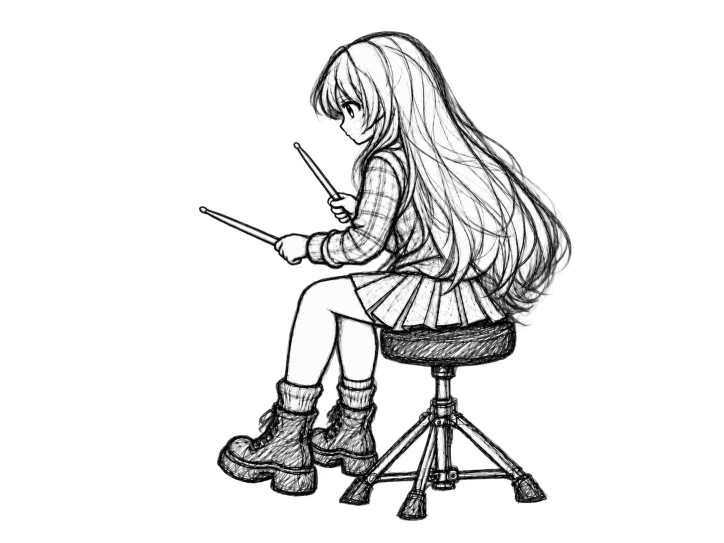
#> input picture character-assets/layers/character/base/neutral.png, 1448 x 1086 px (shown at 1/2 size)
$ python refine_front_m004_v2.py
#> lines starting #> are read from the running program, lines starting #| are printed output that depends on the picture; pictures that were not available may be replaced by others from this repository, and a replacement may not be noted
#!/usr/bin/env python3
import json, hashlib
from pathlib import Path
import numpy as np
from PIL import Image, ImageDraw

ROOT=Path(__file__).resolve().parents[2]
AUTO=ROOT/"character-assets/edit-workspaces/motion-repair-20260920/auto"
OUT=ROOT/"character-assets/edit-workspaces/motion-repair-20260920/front-m004-v2"
OUT.mkdir(parents=True,exist_ok=True)
neutral=Image.open(ROOT/"character-assets/layers/character/base/neutral.png").convert("RGBA")
#> neutral is the input picture: PIL image 1448x1086 RGBA; mean R, G, B, A 32.8, 32.7, 32.7, 53.4
drum=Image.open(ROOT/"character-assets/layers/drum/drum_base.png").convert("RGBA")
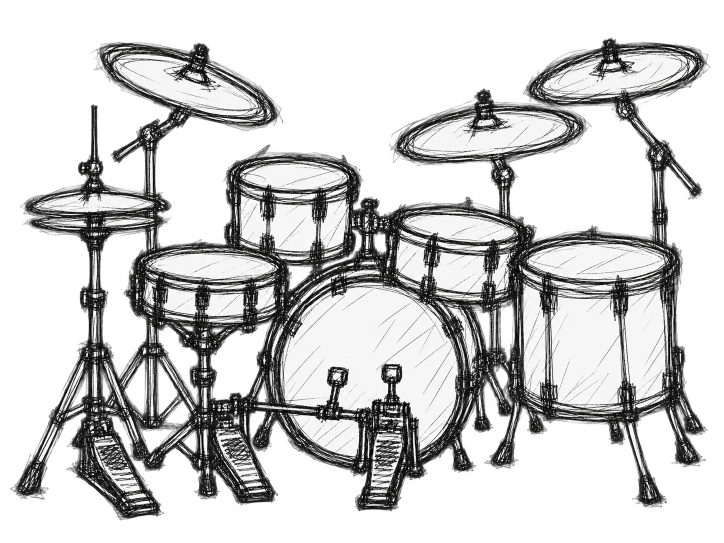
#> input picture character-assets/layers/drum/drum_base.png, 1448 x 1086 px (shown at 1/2 size)
#> drum is the input picture: PIL image 1448x1086 RGBA; mean R, G, B, A 64, 64, 63.8, 111.2
W,H=neutral.size
#> W = 1448; H = 1086

phases={
 "hit":{
   "parent":AUTO/"rc_sn_r_l_hit_refresh_candidate.png",
   "source":ROOT/"character-assets/layers/character/combo/rc_sn_hit_refresh.png",
 },
 "rebound":{
   "parent":AUTO/"rc_sn_r_l_rebound_refresh_candidate.png",
   "source":ROOT/"character-assets/layers/character/combo/rc_sn_rebound_refresh.png",
 }
}

def sha(p): return hashlib.sha256(Path(p).read_bytes()).hexdigest()
def countdiff(a,b):
    return int(np.count_nonzero(np.any(np.asarray(a)!=np.asarray(b),axis=2)))
def mask_count(m): return int(np.count_nonzero(np.asarray(m)>0))

rows=[]
for phase,p in phases.items():
    parent=Image.open(p["parent"]).convert("RGBA")
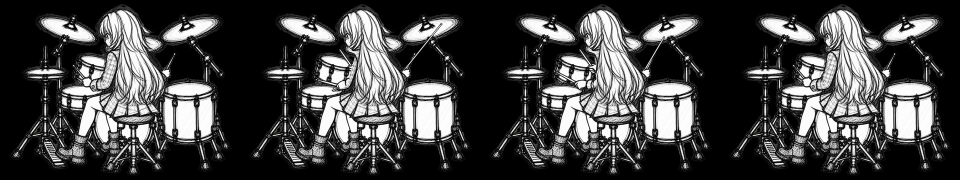
#> input picture character-assets/edit-workspaces/motion-repair-20260920/front-m004-v3/rc_sn_v4_transition.jpg, 1920 x 360 px, given in place of rc_sn_r_l_hit_refresh_candidate.png, which was not available (shown at 1/2 size)
    source=Image.open(p["source"]).convert("RGBA")
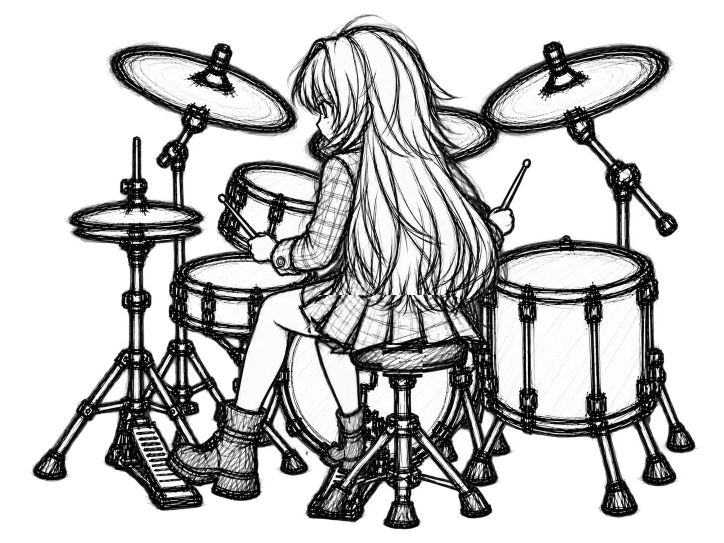
#> input picture character-assets/generation-trials/mesh-warp-008-v1/008_bd_rf_hit_fixed_drum_v1_review.webp, 1448 x 1086 px, given in place of rc_sn_hit_refresh.png, which was not available (shown at 1/2 size)
#> source is the input picture: PIL image 1448x1086 RGBA; mean R, G, B, A 66.7, 66.6, 66.5, 125.7
#> (the run stopped early here; a loop or call above may not have finished)
